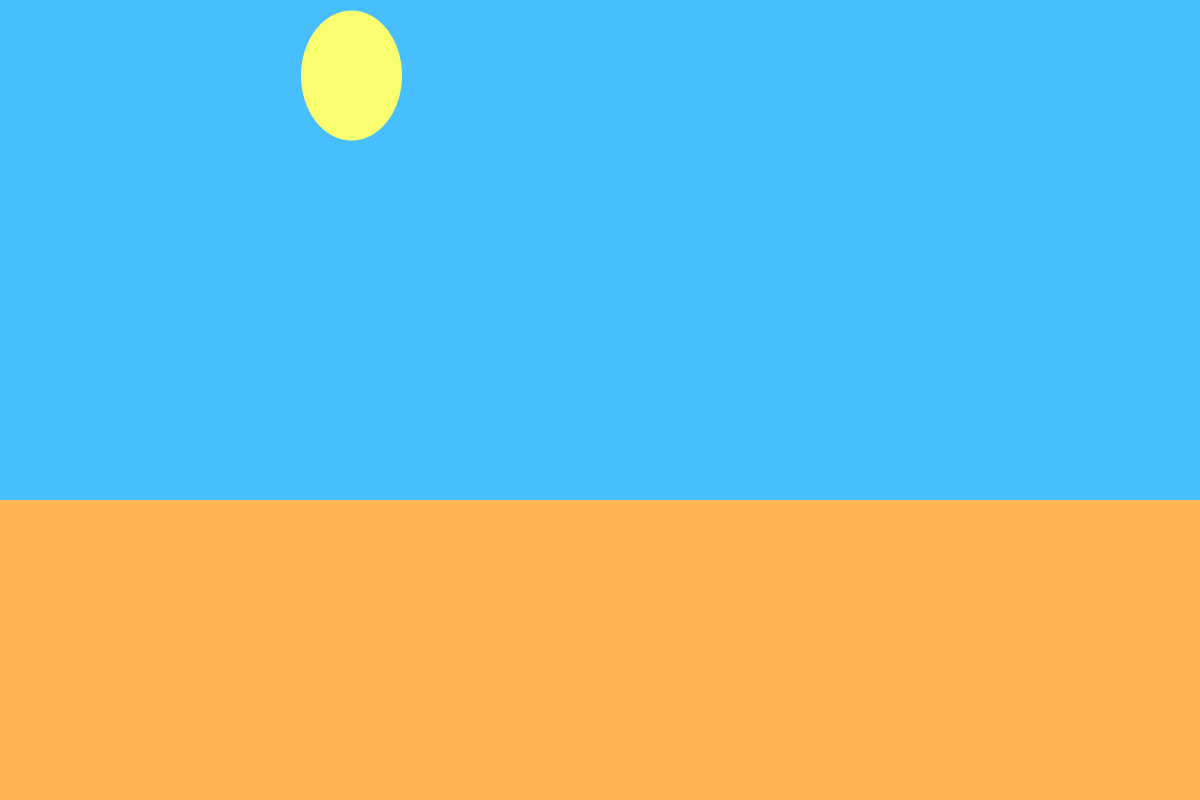
Frame 1 (no input)
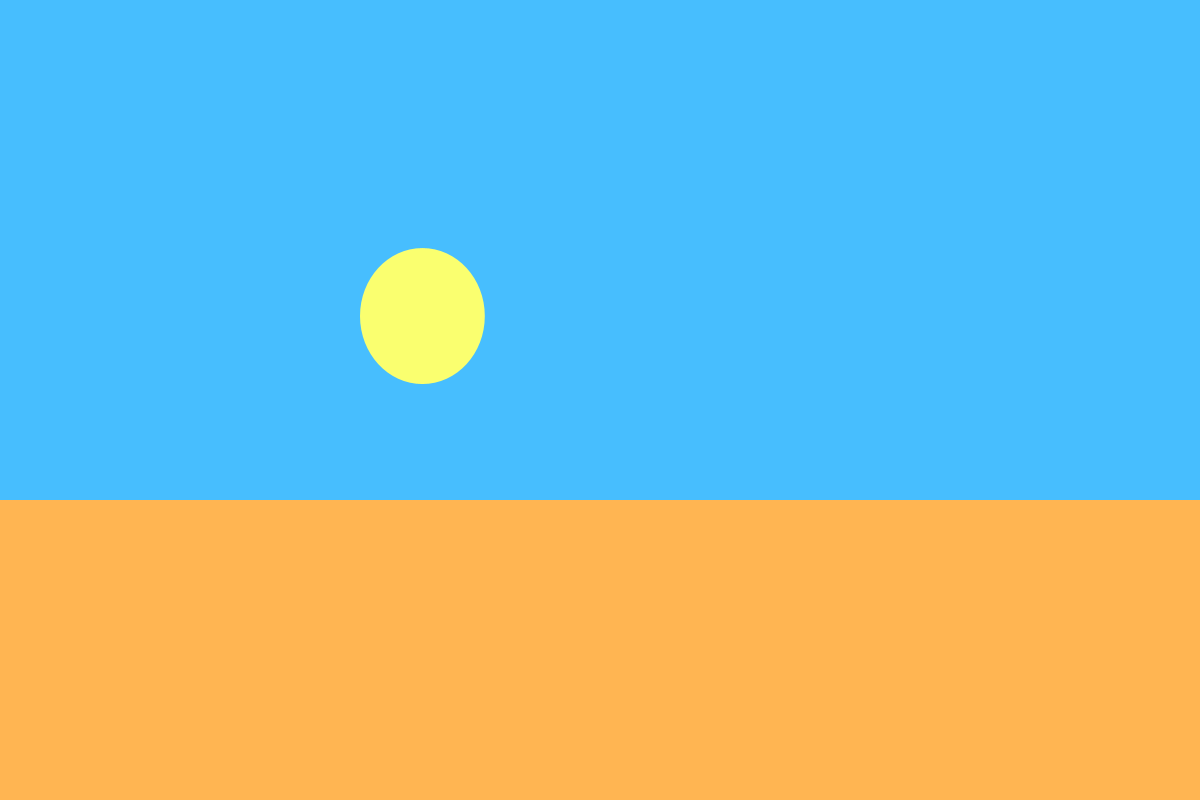
Frame 60 (the mouse pressed at the canvas centre just before this capture)
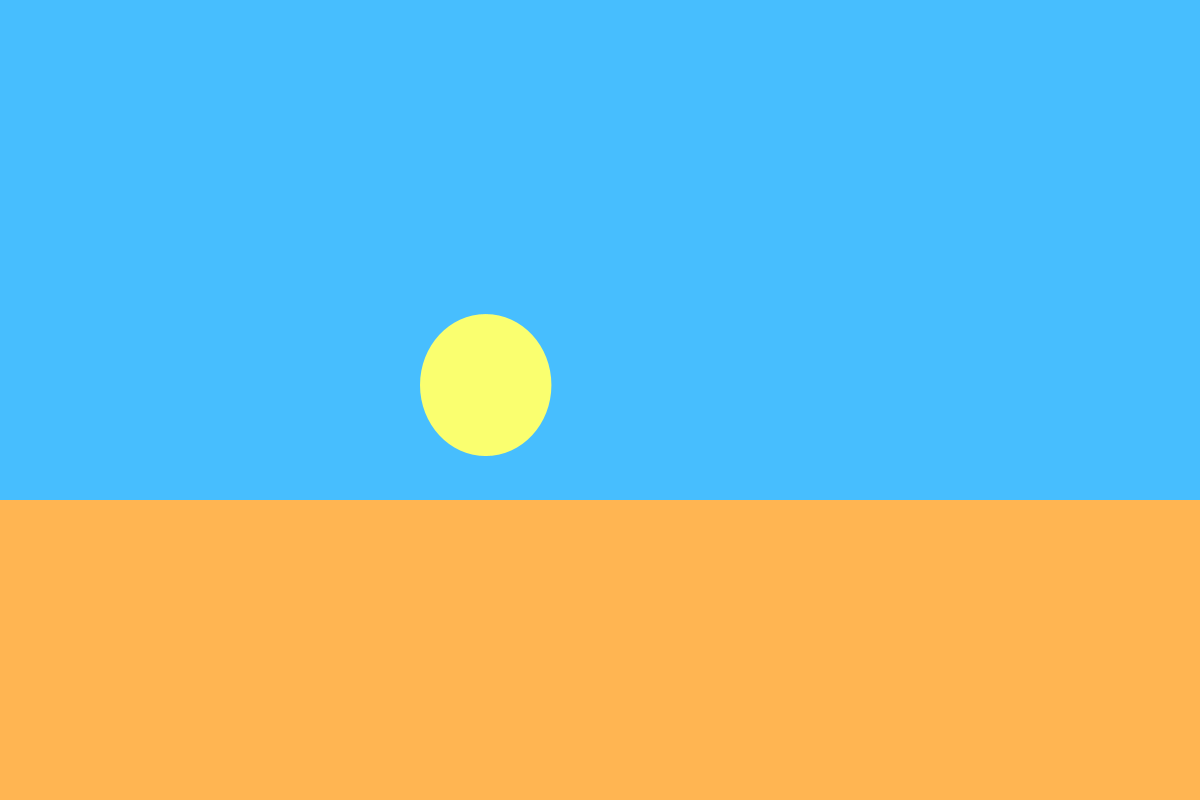
Frame 120 (the mouse held since frame 60 and released just before this capture)

The Processing sketch that drew these frames (run headless with seeded random() and noise(); from frame 60 on, the mouse is pressed at the canvas centre):

// Processing sketch: processing_155787
// ── processing_155787.pde

float sunX = 300;
float sunY = 0;
float sunSize = 100;


float speedY = 10;

void setup (){
  size (1200,800);
  smooth();
  noStroke();
  ellipseMode(CORNER);
}

void draw () {
  background (0);
    fill(71,190,254); 
    rect (0,0,1200,500); 
    fill (255,181,82); 
    rect(0,500,1200,300);
    
     sunX=sunX+1;
    speedY = speedY +0.5;
    sunY= sunY+ speedY;
      if (sunY>height-sunSize) {
        sunY= height-sunSize;
        speedY = speedY * -0.9;
      }
      else if (sunY <=0) {
        speedY = -speedY;
      }
  
    fill(250,255,111); 
    ellipse(sunX,sunY,sunSize + sunY*0.1,sunSize+ sunX*0.1);
   
 if (sunY >500) {
    fill (0,25,51); 
    rect(0,0,1200,500); 
    fill (255,255,153);
    ellipse(250,100,5,5);
    ellipse(300,400,5,5);
    ellipse(150,50,5,5);
    fill (255,255,153,75);
    ellipse(700,50,5,5);
    ellipse(900,150,5,5);
    ellipse(600,200,5,5);
    ellipse(650,30,5,5);
    fill (255,255,153,80);
    ellipse(1100,350,5,5);
    ellipse(1000,250,5,5);
    ellipse(459,175,5,5);
    ellipse(500,300,5,5);
    fill (255,255,153,65);
    ellipse(750,230,5,5);
    ellipse(800,20,5,5);
    ellipse(810,280,5,5);
    ellipse(512,120,5,5);
    ellipse(370,242,5,5);
    ellipse(220,310,5,5);
    
 }
}
